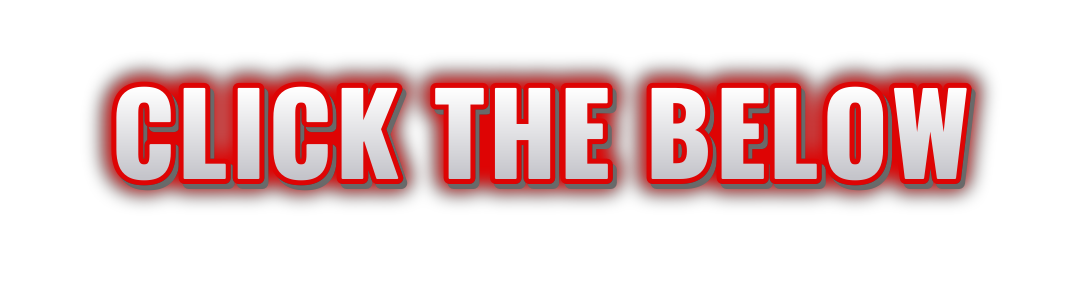
#> input picture recorte/projects/mentoria-spy/PACOTE-ESTEIRA-CRIATIVOS/moldes/4-ad02-h2-gram/assets/cta/000.png, 1080 x 300 px
$ python -i render.py   (imports and definitions only)
#> lines starting #> are read from the running program, lines starting #| are printed output that depends on the picture; after the words box and inside, x2 and y2 are one past the last pixel; in counts of white or black regions, pixels touching at a corner belong together
#> further down, picture is the input picture: PIL image 1080x300 RGBA; mean R, G, B, A 61.4, 30.2, 30.6, 73.2
# Kit de montagem dos 5 formatos da Flora (28/09). Tudo em 720x1280, 30 fps, quadro a quadro em PIL e direto pro ffmpeg por pipe:
# nenhuma peça guarda os frames na memória (ver memória "montagem com karaokê estoura a memória").
# Estilo da casa (herdado da Flora): headline em pílula branca + Montserrat preta, destaque roxo; karaokê branco com a palavra ativa em caixa roxa.
import subprocess, json, math, os, numpy as np
from PIL import Image, ImageDraw, ImageFont, ImageFilter

W, H, FPS = 720, 1280, 30
AQUI = os.path.dirname(os.path.abspath(__file__))
FONT = os.path.join(AQUI, '../../../../zapspy/_lib/Montserrat-Variable.ttf')
ROXO = (110, 40, 220); BRANCO = (255, 255, 255); PRETO = (0, 0, 0)

def fonte(size, peso=800):
    f = ImageFont.truetype(FONT, int(size)); f.set_variation_by_axes([peso]); return f

# ---------- vídeo de entrada: leitor só pra frente, reabre com -ss se precisar voltar ----------
class Leitor:
    # [25 lines left out: functions __init__, _abre, frame, cobrir, not called in this run]

def nitido(img, r=1.2, p=90): return img.filter(ImageFilter.UnsharpMask(radius=r, percent=p, threshold=2))

# ---------- headline em pílulas (mesma medida da Flora, escala 2x) ----------
# [57 lines left out: functions headline, blocos, karaoke, not called in this run]

# ---------- peças gráficas ----------
def card(img, raio=28, borda=6, sombra=True):
    """moldura de celular/card: cantos arredondados, borda branca e sombra."""
#> called with raio = 28, borda = 6, sombra = True
    w, h = img.size; W2, H2 = w + 2 * borda, h + 2 * borda
#> after `w, h = img.size`: w = 1080; h = 300
#> after `W2, H2 = (w + 2 * borda, h + 2 * borda)`: W2 = 1092; H2 = 312
    out = Image.new('RGBA', (W2 + 40, H2 + 40), (0, 0, 0, 0))
#> out: PIL image 1132x352 RGBA; every value is 0
    if sombra:
        sh = Image.new('L', out.size, 0); ImageDraw.Draw(sh).rounded_rectangle([20, 26, 20 + W2, 26 + H2], raio + borda, fill=150)
#> after `sh = Image.new('L', out.size, 0)`: sh: PIL image 1132x352 L; every value is 0
#> after `ImageDraw.Draw(sh).rounded_rectangle([20, 26, 20 + W2, 26 + H2], raio `:
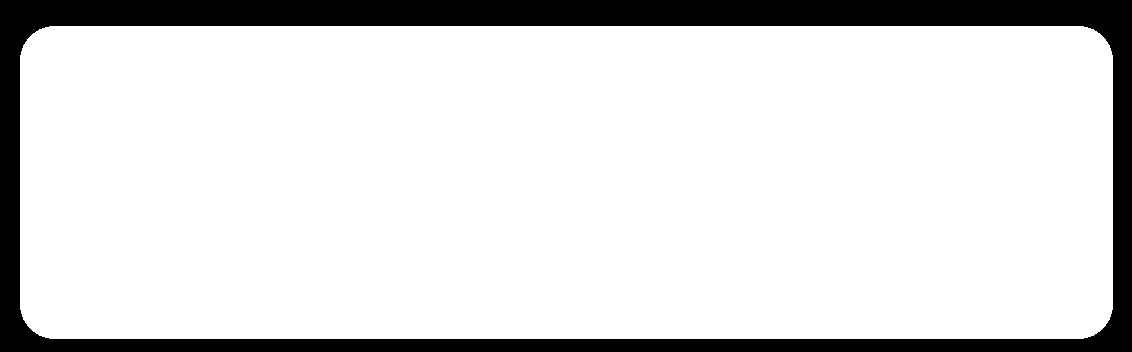
#> sh: PIL image 1132x352 L; values 0 (black) and 150 (white), 85.6% white; 1 black region, box (x1, y1, x2, y2) and area: (0, 0, 1132, 352) 57395
        out.putalpha(sh.filter(ImageFilter.GaussianBlur(14)))
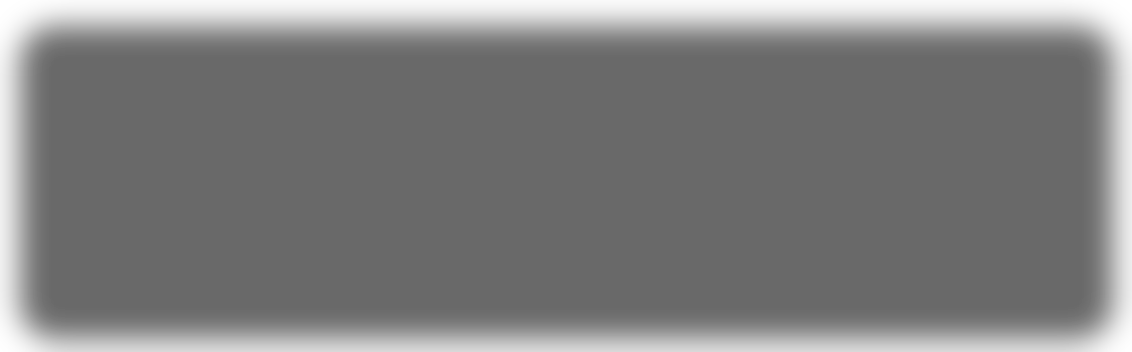
#> out: PIL image 1132x352 RGBA; mean R, G, B, A 0, 0, 0, 128; transparent parts drawn white
    base = Image.new('RGBA', (W2, H2), BRANCO + (255,)); m = Image.new('L', (W2, H2), 0)
#> after `base = Image.new('RGBA', (W2, H2), BRANCO + (255,))`: base: PIL image 1092x312 RGBA; every value is 255
#> after `m = Image.new('L', (W2, H2), 0)`: m: PIL image 1092x312 L; every value is 0
    ImageDraw.Draw(m).rounded_rectangle([0, 0, W2 - 1, H2 - 1], raio + borda, fill=255)
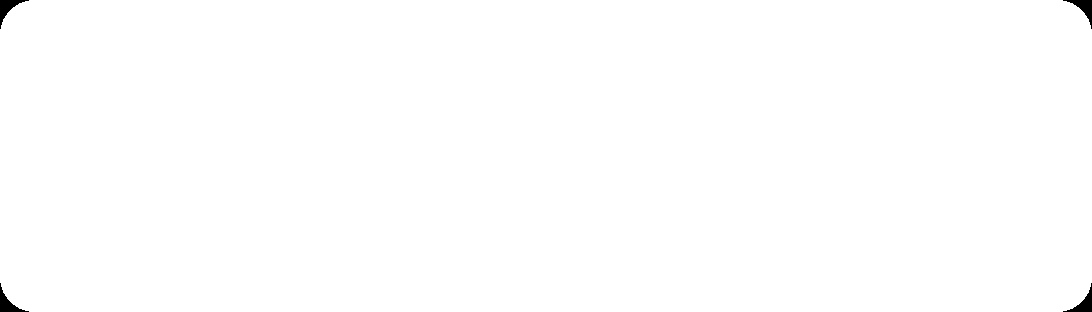
#> m: PIL image 1092x312 L; 99.7% white; 4 black regions, box (x1, y1, x2, y2) and area: (0, 0, 29, 29) 260, (1063, 0, 1092, 29) 260, (0, 283, 29, 312) 260, (1063, 283, 1092, 312) 260
    mi = Image.new('L', (w, h), 0); ImageDraw.Draw(mi).rounded_rectangle([0, 0, w - 1, h - 1], raio, fill=255)
#> after `mi = Image.new('L', (w, h), 0)`: mi: PIL image 1080x300 L; every value is 0
#> after `ImageDraw.Draw(mi).rounded_rectangle([0, 0, w - 1, h - 1], raio, fill=`:
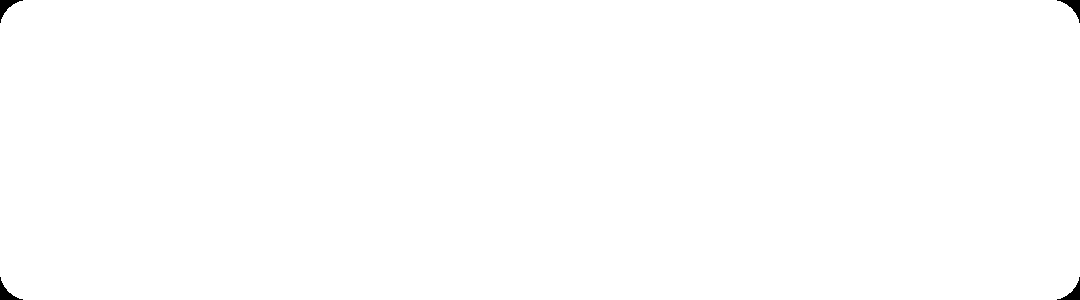
#> mi: PIL image 1080x300 L; 99.8% white; 4 black regions, box (x1, y1, x2, y2) and area: (0, 0, 23, 23) 174, (1057, 0, 1080, 23) 174, (0, 277, 23, 300) 174, (1057, 277, 1080, 300) 174
    base.paste(img.convert('RGB'), (borda, borda), mi); out.alpha_composite(Image.composite(base, Image.new('RGBA', (W2, H2)), m), (20, 20))
#> after `base.paste(img.convert('RGB'), (borda, borda), mi)`:
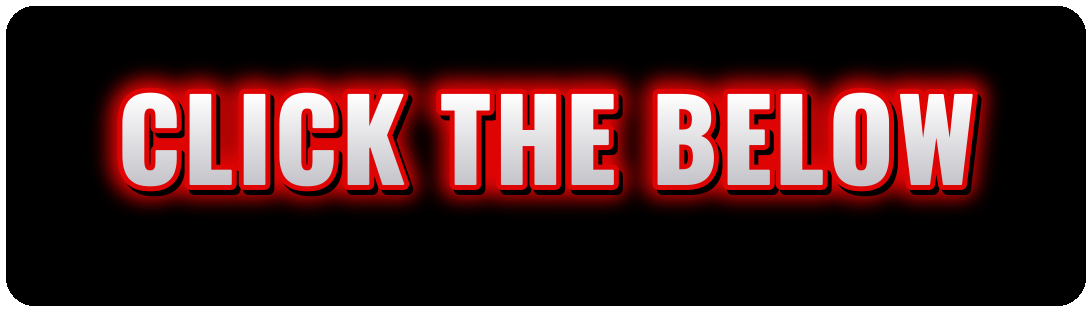
#> base: PIL image 1092x312 RGBA; mean R, G, B, A 71.4, 41.7, 42.1, 255
#> after `out.alpha_composite(Image.composite(base, Image.new('RGBA', (W2, H2)),`:
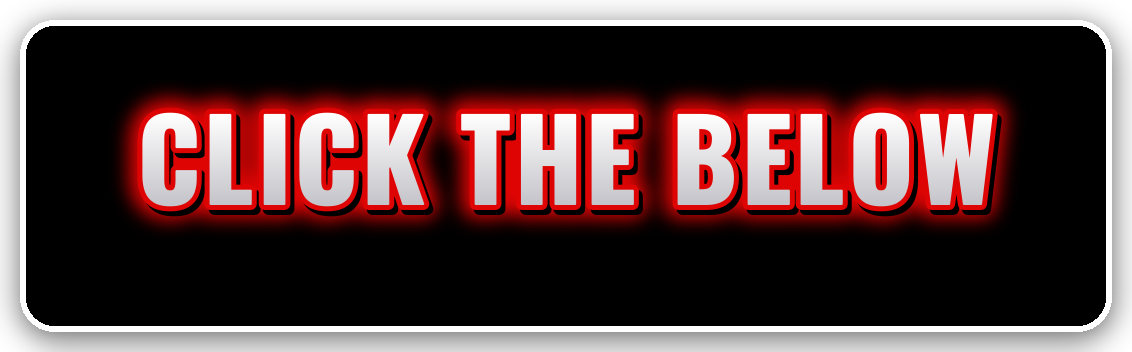
#> out: PIL image 1132x352 RGBA; mean R, G, B, A 60.4, 35, 35.3, 223.5; transparent parts drawn white
    return out

def entra(t, t0, dur=0.25):
    """0->1 com ease-out a partir de t0."""
    k = min(1.0, max(0.0, (t - t0) / dur)); return 1 - (1 - k) ** 3

# [13 lines left out: functions seta, colar, not called in this run]

# ---------- saída ----------
class Saida:
    # [6 lines left out: function __init__, not called in this run]
    def escreve(self, img): self.p.stdin.write(img.convert('RGB').tobytes())
    def fecha(self): self.p.stdin.close(); self.p.wait(); print('ok ->', self.path, self.n, 'frames')

def dur_audio(a): return float(subprocess.run(['ffprobe', '-v', 'error', '-show_entries', 'format=duration', '-of', 'csv=p=0', a], capture_output=True, text=True).stdout)
# [8 lines left out: function palavra_t, not called in this run]

>>> from PIL import Image
>>> picture = Image.open('../../../../PACOTE-ESTEIRA-CRIATIVOS/moldes/4-ad02-h2-gram/assets/cta/000.png')
>>> result = card(picture)
